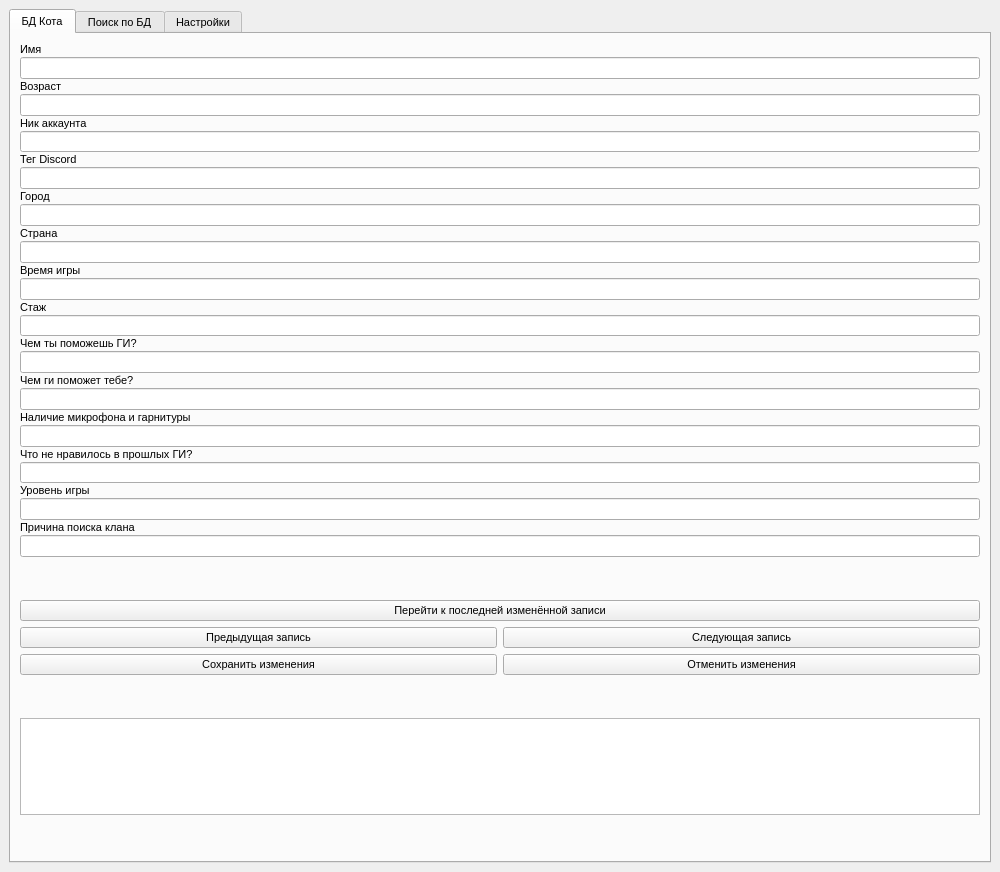
<?xml version="1.0" encoding="UTF-8"?>
<ui version="4.0">
 <class>MainWindow</class>
 <widget class="QMainWindow" name="MainWindow">
  <property name="geometry">
   <rect>
    <x>0</x>
    <y>0</y>
    <width>1000</width>
    <height>872</height>
   </rect>
  </property>
  <property name="sizePolicy">
   <sizepolicy hsizetype="Expanding" vsizetype="Expanding">
    <horstretch>0</horstretch>
    <verstretch>0</verstretch>
   </sizepolicy>
  </property>
  <property name="minimumSize">
   <size>
    <width>0</width>
    <height>0</height>
   </size>
  </property>
  <property name="maximumSize">
   <size>
    <width>16777215</width>
    <height>16777215</height>
   </size>
  </property>
  <property name="baseSize">
   <size>
    <width>0</width>
    <height>0</height>
   </size>
  </property>
  <property name="font">
   <font>
    <pointsize>8</pointsize>
   </font>
  </property>
  <property name="windowTitle">
   <string>MainWindow</string>
  </property>
  <widget class="QWidget" name="centralwidget">
   <property name="sizePolicy">
    <sizepolicy hsizetype="Expanding" vsizetype="Expanding">
     <horstretch>0</horstretch>
     <verstretch>0</verstretch>
    </sizepolicy>
   </property>
   <property name="maximumSize">
    <size>
     <width>16777215</width>
     <height>16777215</height>
    </size>
   </property>
   <layout class="QGridLayout" name="gridLayout">
    <item row="0" column="0">
     <widget class="QTabWidget" name="tabWidget">
      <property name="maximumSize">
       <size>
        <width>16777215</width>
        <height>16777215</height>
       </size>
      </property>
      <property name="currentIndex">
       <number>0</number>
      </property>
      <widget class="QWidget" name="db_tab">
       <property name="sizePolicy">
        <sizepolicy hsizetype="Expanding" vsizetype="Expanding">
         <horstretch>0</horstretch>
         <verstretch>0</verstretch>
        </sizepolicy>
       </property>
       <property name="maximumSize">
        <size>
         <width>16777215</width>
         <height>16777215</height>
        </size>
       </property>
       <attribute name="title">
        <string>БД Кота</string>
       </attribute>
       <layout class="QGridLayout" name="gridLayout_2">
        <item row="4" column="0">
         <layout class="QHBoxLayout" name="horizontalLayout">
          <item>
           <widget class="QPushButton" name="save_btn">
            <property name="text">
             <string>Сохранить изменения</string>
            </property>
           </widget>
          </item>
          <item>
           <widget class="QPushButton" name="clear_btn">
            <property name="text">
             <string>Отменить изменения</string>
            </property>
           </widget>
          </item>
         </layout>
        </item>
        <item row="5" column="0">
         <spacer name="verticalSpacer_14">
          <property name="orientation">
           <enum>Qt::Vertical</enum>
          </property>
          <property name="sizeHint" stdset="0">
           <size>
            <width>20</width>
            <height>40</height>
           </size>
          </property>
         </spacer>
        </item>
        <item row="3" column="0">
         <layout class="QHBoxLayout" name="horizontalLayout_3">
          <item>
           <widget class="QPushButton" name="prev_line_btn">
            <property name="text">
             <string>Предыдущая запись</string>
            </property>
           </widget>
          </item>
          <item>
           <widget class="QPushButton" name="next_line_btn">
            <property name="text">
             <string>Следующая запись</string>
            </property>
           </widget>
          </item>
         </layout>
        </item>
        <item row="7" column="0">
         <spacer name="verticalSpacer_16">
          <property name="orientation">
           <enum>Qt::Vertical</enum>
          </property>
          <property name="sizeType">
           <enum>QSizePolicy::Expanding</enum>
          </property>
          <property name="sizeHint" stdset="0">
           <size>
            <width>20</width>
            <height>40</height>
           </size>
          </property>
         </spacer>
        </item>
        <item row="1" column="0">
         <spacer name="verticalSpacer_15">
          <property name="orientation">
           <enum>Qt::Vertical</enum>
          </property>
          <property name="sizeHint" stdset="0">
           <size>
            <width>20</width>
            <height>40</height>
           </size>
          </property>
         </spacer>
        </item>
        <item row="0" column="0">
         <layout class="QVBoxLayout" name="verticalLayout">
          <property name="spacing">
           <number>1</number>
          </property>
          <property name="sizeConstraint">
           <enum>QLayout::SetDefaultConstraint</enum>
          </property>
          <item>
           <widget class="QLabel" name="name_lb">
            <property name="text">
             <string>Имя</string>
            </property>
           </widget>
          </item>
          <item>
           <widget class="QLineEdit" name="name_le">
            <property name="sizePolicy">
             <sizepolicy hsizetype="Expanding" vsizetype="Expanding">
              <horstretch>0</horstretch>
              <verstretch>0</verstretch>
             </sizepolicy>
            </property>
            <property name="mouseTracking">
             <bool>true</bool>
            </property>
           </widget>
          </item>
          <item>
           <widget class="QLabel" name="age_lb">
            <property name="text">
             <string>Возраст</string>
            </property>
           </widget>
          </item>
          <item>
           <widget class="QLineEdit" name="age_le">
            <property name="sizePolicy">
             <sizepolicy hsizetype="Expanding" vsizetype="Expanding">
              <horstretch>0</horstretch>
              <verstretch>0</verstretch>
             </sizepolicy>
            </property>
           </widget>
          </item>
          <item>
           <widget class="QLabel" name="nick_lb">
            <property name="text">
             <string>Ник аккаунта</string>
            </property>
           </widget>
          </item>
          <item>
           <widget class="QLineEdit" name="nick_le">
            <property name="sizePolicy">
             <sizepolicy hsizetype="Expanding" vsizetype="Expanding">
              <horstretch>0</horstretch>
              <verstretch>0</verstretch>
             </sizepolicy>
            </property>
           </widget>
          </item>
          <item>
           <widget class="QLabel" name="discord_lb">
            <property name="text">
             <string>Тег Discord</string>
            </property>
           </widget>
          </item>
          <item>
           <widget class="QLineEdit" name="discord_le">
            <property name="sizePolicy">
             <sizepolicy hsizetype="Expanding" vsizetype="Expanding">
              <horstretch>0</horstretch>
              <verstretch>0</verstretch>
             </sizepolicy>
            </property>
           </widget>
          </item>
          <item>
           <widget class="QLabel" name="town_lb">
            <property name="text">
             <string>Город</string>
            </property>
           </widget>
          </item>
          <item>
           <widget class="QLineEdit" name="town_le">
            <property name="sizePolicy">
             <sizepolicy hsizetype="Expanding" vsizetype="Expanding">
              <horstretch>0</horstretch>
              <verstretch>0</verstretch>
             </sizepolicy>
            </property>
           </widget>
          </item>
          <item>
           <widget class="QLabel" name="label">
            <property name="text">
             <string>Страна</string>
            </property>
           </widget>
          </item>
          <item>
           <widget class="QLineEdit" name="country_le">
            <property name="sizePolicy">
             <sizepolicy hsizetype="Expanding" vsizetype="Expanding">
              <horstretch>0</horstretch>
              <verstretch>0</verstretch>
             </sizepolicy>
            </property>
           </widget>
          </item>
          <item>
           <widget class="QLabel" name="time_game_lb">
            <property name="text">
             <string>Время игры</string>
            </property>
           </widget>
          </item>
          <item>
           <widget class="QLineEdit" name="time_game_le">
            <property name="sizePolicy">
             <sizepolicy hsizetype="Expanding" vsizetype="Expanding">
              <horstretch>0</horstretch>
              <verstretch>0</verstretch>
             </sizepolicy>
            </property>
           </widget>
          </item>
          <item>
           <widget class="QLabel" name="all_time_lb">
            <property name="text">
             <string>Стаж</string>
            </property>
           </widget>
          </item>
          <item>
           <widget class="QLineEdit" name="all_time_le">
            <property name="sizePolicy">
             <sizepolicy hsizetype="Expanding" vsizetype="Expanding">
              <horstretch>0</horstretch>
              <verstretch>0</verstretch>
             </sizepolicy>
            </property>
           </widget>
          </item>
          <item>
           <widget class="QLabel" name="your_help_lb">
            <property name="text">
             <string>Чем ты поможешь ГИ?</string>
            </property>
           </widget>
          </item>
          <item>
           <widget class="QLineEdit" name="your_help_le">
            <property name="sizePolicy">
             <sizepolicy hsizetype="Expanding" vsizetype="Expanding">
              <horstretch>0</horstretch>
              <verstretch>0</verstretch>
             </sizepolicy>
            </property>
           </widget>
          </item>
          <item>
           <widget class="QLabel" name="label_2">
            <property name="text">
             <string>Чем ги поможет тебе?</string>
            </property>
           </widget>
          </item>
          <item>
           <widget class="QLineEdit" name="our_help_le">
            <property name="sizePolicy">
             <sizepolicy hsizetype="Expanding" vsizetype="Expanding">
              <horstretch>0</horstretch>
              <verstretch>0</verstretch>
             </sizepolicy>
            </property>
           </widget>
          </item>
          <item>
           <widget class="QLabel" name="micro_lb">
            <property name="text">
             <string>Наличие микрофона и гарнитуры</string>
            </property>
           </widget>
          </item>
          <item>
           <widget class="QLineEdit" name="micro_le">
            <property name="sizePolicy">
             <sizepolicy hsizetype="Expanding" vsizetype="Expanding">
              <horstretch>0</horstretch>
              <verstretch>0</verstretch>
             </sizepolicy>
            </property>
           </widget>
          </item>
          <item>
           <widget class="QLabel" name="dislike_lb">
            <property name="text">
             <string>Что не нравилось в прошлых ГИ?</string>
            </property>
           </widget>
          </item>
          <item>
           <widget class="QLineEdit" name="dislike_le">
            <property name="sizePolicy">
             <sizepolicy hsizetype="Expanding" vsizetype="Expanding">
              <horstretch>0</horstretch>
              <verstretch>0</verstretch>
             </sizepolicy>
            </property>
           </widget>
          </item>
          <item>
           <widget class="QLabel" name="label_3">
            <property name="text">
             <string>Уровень игры</string>
            </property>
           </widget>
          </item>
          <item>
           <widget class="QLineEdit" name="lvl_game_le">
            <property name="sizePolicy">
             <sizepolicy hsizetype="Expanding" vsizetype="Expanding">
              <horstretch>0</horstretch>
              <verstretch>0</verstretch>
             </sizepolicy>
            </property>
           </widget>
          </item>
          <item>
           <widget class="QLabel" name="reason_lb">
            <property name="text">
             <string>Причина поиска клана</string>
            </property>
           </widget>
          </item>
          <item>
           <widget class="QLineEdit" name="reason_le">
            <property name="sizePolicy">
             <sizepolicy hsizetype="Expanding" vsizetype="Expanding">
              <horstretch>0</horstretch>
              <verstretch>0</verstretch>
             </sizepolicy>
            </property>
           </widget>
          </item>
         </layout>
        </item>
        <item row="2" column="0">
         <widget class="QPushButton" name="find_lst_update_btn">
          <property name="text">
           <string>Перейти к последней изменённой записи</string>
          </property>
         </widget>
        </item>
        <item row="6" column="0">
         <widget class="QTextEdit" name="db_fragment_te">
          <property name="maximumSize">
           <size>
            <width>16777215</width>
            <height>100</height>
           </size>
          </property>
         </widget>
        </item>
       </layout>
      </widget>
      <widget class="QWidget" name="db_search_tab">
       <attribute name="title">
        <string>Поиск по БД</string>
       </attribute>
       <layout class="QGridLayout" name="gridLayout_3">
        <item row="2" column="0">
         <layout class="QHBoxLayout" name="horizontalLayout_2">
          <item>
           <widget class="QPushButton" name="find_btn">
            <property name="text">
             <string>Поиск</string>
            </property>
           </widget>
          </item>
          <item>
           <widget class="QPushButton" name="clear_btn_2">
            <property name="text">
             <string>Очистить</string>
            </property>
           </widget>
          </item>
         </layout>
        </item>
        <item row="1" column="0">
         <widget class="QLineEdit" name="db_fragment_le">
          <property name="sizePolicy">
           <sizepolicy hsizetype="Expanding" vsizetype="Expanding">
            <horstretch>0</horstretch>
            <verstretch>0</verstretch>
           </sizepolicy>
          </property>
          <property name="maximumSize">
           <size>
            <width>16777215</width>
            <height>40</height>
           </size>
          </property>
          <property name="baseSize">
           <size>
            <width>0</width>
            <height>0</height>
           </size>
          </property>
         </widget>
        </item>
        <item row="0" column="0">
         <widget class="QLabel" name="find_lb">
          <property name="font">
           <font>
            <pointsize>14</pointsize>
           </font>
          </property>
          <property name="text">
           <string>Поиск по БД</string>
          </property>
          <property name="alignment">
           <set>Qt::AlignCenter</set>
          </property>
         </widget>
        </item>
        <item row="3" column="0">
         <widget class="QTableWidget" name="db_tw">
          <property name="enabled">
           <bool>true</bool>
          </property>
          <property name="minimumSize">
           <size>
            <width>0</width>
            <height>0</height>
           </size>
          </property>
          <property name="maximumSize">
           <size>
            <width>16777215</width>
            <height>16777215</height>
           </size>
          </property>
          <property name="rowCount">
           <number>0</number>
          </property>
          <property name="columnCount">
           <number>16</number>
          </property>
          <attribute name="horizontalHeaderDefaultSectionSize">
           <number>230</number>
          </attribute>
          <attribute name="horizontalHeaderMinimumSectionSize">
           <number>50</number>
          </attribute>
          <column>
           <property name="text">
            <string>Ник в игре</string>
           </property>
          </column>
          <column>
           <property name="text">
            <string>Имя </string>
           </property>
          </column>
          <column>
           <property name="text">
            <string>Возраст</string>
           </property>
          </column>
          <column>
           <property name="text">
            <string>День рождения</string>
           </property>
          </column>
          <column>
           <property name="text">
            <string>Ник аккаунта</string>
           </property>
          </column>
          <column>
           <property name="text">
            <string>Тег дс</string>
           </property>
          </column>
          <column>
           <property name="text">
            <string>Город</string>
           </property>
          </column>
          <column>
           <property name="text">
            <string>Страна</string>
           </property>
          </column>
          <column>
           <property name="text">
            <string>Время ч. в день(пое)</string>
           </property>
          </column>
          <column>
           <property name="text">
            <string>Всего сыграно ч. в пое</string>
           </property>
          </column>
          <column>
           <property name="text">
            <string>Чем можешь помочь ги</string>
           </property>
          </column>
          <column>
           <property name="text">
            <string>Чем ги поможет тебе</string>
           </property>
          </column>
          <column>
           <property name="text">
            <string>Есть ли гарнитура</string>
           </property>
          </column>
          <column>
           <property name="text">
            <string>Чем недоволен в прошлых ги</string>
           </property>
          </column>
          <column>
           <property name="text">
            <string>Твой уровень игры в пое</string>
           </property>
          </column>
          <column>
           <property name="text">
            <string>Цель вступления в ги</string>
           </property>
          </column>
         </widget>
        </item>
       </layout>
      </widget>
      <widget class="QWidget" name="preference_tab">
       <property name="sizePolicy">
        <sizepolicy hsizetype="Fixed" vsizetype="Fixed">
         <horstretch>0</horstretch>
         <verstretch>0</verstretch>
        </sizepolicy>
       </property>
       <property name="maximumSize">
        <size>
         <width>800</width>
         <height>800</height>
        </size>
       </property>
       <attribute name="title">
        <string>Настройки</string>
       </attribute>
       <layout class="QGridLayout" name="gridLayout_4">
        <item row="4" column="0" colspan="2">
         <widget class="QLabel" name="start_char_lb">
          <property name="maximumSize">
           <size>
            <width>300</width>
            <height>100</height>
           </size>
          </property>
          <property name="autoFillBackground">
           <bool>true</bool>
          </property>
          <property name="text">
           <string>Символ начала строки</string>
          </property>
          <property name="alignment">
           <set>Qt::AlignCenter</set>
          </property>
         </widget>
        </item>
        <item row="6" column="0" colspan="2">
         <widget class="QLabel" name="end_char_lb">
          <property name="sizePolicy">
           <sizepolicy hsizetype="Preferred" vsizetype="Preferred">
            <horstretch>0</horstretch>
            <verstretch>0</verstretch>
           </sizepolicy>
          </property>
          <property name="maximumSize">
           <size>
            <width>300</width>
            <height>100</height>
           </size>
          </property>
          <property name="layoutDirection">
           <enum>Qt::LeftToRight</enum>
          </property>
          <property name="autoFillBackground">
           <bool>true</bool>
          </property>
          <property name="text">
           <string>Символ окончания строки</string>
          </property>
          <property name="alignment">
           <set>Qt::AlignCenter</set>
          </property>
         </widget>
        </item>
        <item row="0" column="0">
         <widget class="QLabel" name="file_locate_lb">
          <property name="maximumSize">
           <size>
            <width>300</width>
            <height>16777215</height>
           </size>
          </property>
          <property name="autoFillBackground">
           <bool>true</bool>
          </property>
          <property name="text">
           <string>Путь к файлу</string>
          </property>
          <property name="alignment">
           <set>Qt::AlignCenter</set>
          </property>
          <property name="margin">
           <number>0</number>
          </property>
         </widget>
        </item>
        <item row="2" column="0">
         <widget class="QLabel" name="file_name_lb">
          <property name="maximumSize">
           <size>
            <width>300</width>
            <height>16777215</height>
           </size>
          </property>
          <property name="autoFillBackground">
           <bool>true</bool>
          </property>
          <property name="text">
           <string>Имя файла</string>
          </property>
          <property name="alignment">
           <set>Qt::AlignCenter</set>
          </property>
         </widget>
        </item>
        <item row="3" column="0" colspan="5">
         <widget class="QPushButton" name="file_name_btn">
          <property name="maximumSize">
           <size>
            <width>500</width>
            <height>16777215</height>
           </size>
          </property>
          <property name="text">
           <string>Выбрать файл</string>
          </property>
         </widget>
        </item>
        <item row="6" column="2">
         <widget class="QLineEdit" name="end_char_le">
          <property name="maximumSize">
           <size>
            <width>100</width>
            <height>16777215</height>
           </size>
          </property>
         </widget>
        </item>
        <item row="5" column="2">
         <widget class="QLineEdit" name="separate_char_le">
          <property name="maximumSize">
           <size>
            <width>100</width>
            <height>16777215</height>
           </size>
          </property>
         </widget>
        </item>
        <item row="0" column="1" colspan="4">
         <widget class="QLineEdit" name="file_locate_le">
          <property name="maximumSize">
           <size>
            <width>300</width>
            <height>16777215</height>
           </size>
          </property>
         </widget>
        </item>
        <item row="5" column="0" colspan="2">
         <widget class="QLabel" name="separate_char_lb">
          <property name="maximumSize">
           <size>
            <width>300</width>
            <height>100</height>
           </size>
          </property>
          <property name="autoFillBackground">
           <bool>true</bool>
          </property>
          <property name="text">
           <string>Символ разделитель строки</string>
          </property>
          <property name="alignment">
           <set>Qt::AlignCenter</set>
          </property>
         </widget>
        </item>
        <item row="2" column="1">
         <widget class="QLineEdit" name="file_name_le">
          <property name="maximumSize">
           <size>
            <width>300</width>
            <height>16777215</height>
           </size>
          </property>
         </widget>
        </item>
        <item row="1" column="0" colspan="5">
         <widget class="QPushButton" name="file_locate_btn">
          <property name="maximumSize">
           <size>
            <width>500</width>
            <height>16777215</height>
           </size>
          </property>
          <property name="text">
           <string>Выбрать путь к папке</string>
          </property>
         </widget>
        </item>
        <item row="7" column="0" colspan="5">
         <widget class="QPushButton" name="save_pref_btn">
          <property name="maximumSize">
           <size>
            <width>500</width>
            <height>16777215</height>
           </size>
          </property>
          <property name="text">
           <string>Сохранить настройки</string>
          </property>
         </widget>
        </item>
        <item row="4" column="2">
         <widget class="QLineEdit" name="start_char_le">
          <property name="maximumSize">
           <size>
            <width>100</width>
            <height>16777215</height>
           </size>
          </property>
         </widget>
        </item>
       </layout>
      </widget>
     </widget>
    </item>
   </layout>
  </widget>
 </widget>
 <resources/>
 <connections/>
</ui>
